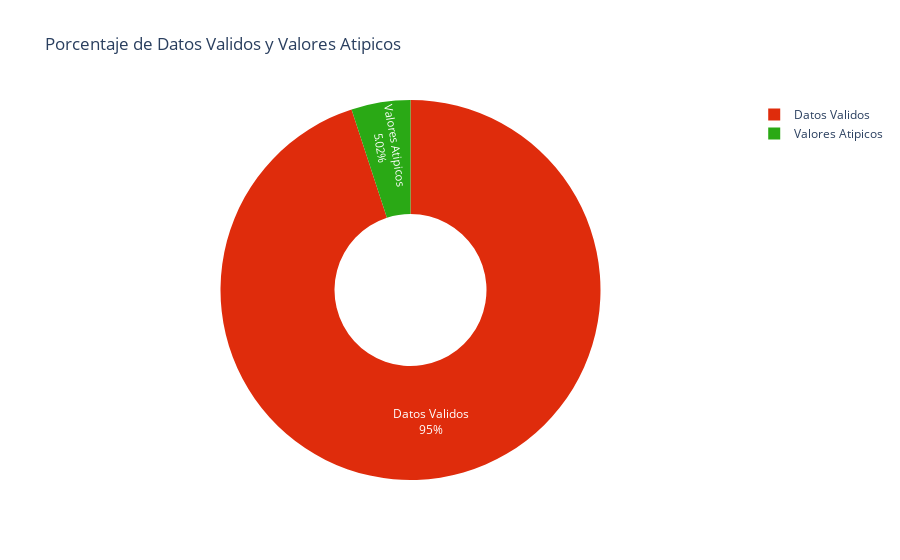

Notebook cell for this chart:
### Markdown cell above
Despues de aplicar el algoritmo de IsolationForest (Bosque de Aislamiento), hemos identificados los valores atipicos y los hemos marcado en una nueva columna llamada `Is_Outlier`.

Tambien hemos calculado las puntuaciones de los valores atipicos, que representan la puntiacion de anomalia de cada registro.

Ahora, visualicemos la distribucion de esas puntuaciones y el numero de datos validos y valores atipicos detectados por el modelo:

### Code cell
# Calcular el porcentaje de datos validos y valores atipicos
outlier_percentaje = customer_data['Is_Outlier'].value_counts(normalize = True) * 100

# Crear el grafico de anillo
fig = px.pie(
  values = outlier_percentaje.values,
  names = ['Datos Validos', 'Valores Atipicos'],
  title = 'Porcentaje de Datos Validos y Valores Atipicos',
  hole = 0.4,
  color_discrete_sequence = ['#DF2C0C', '#2aa915']
)

# Anotar los valores en el grafico
fig.update_traces(textposition = 'inside', textinfo = 'percent+label')

# Mostrar el grafico
fig.show()

### Figure 1 — Plotly figure (JSON) as saved in the notebook; plotly's stock layout.template omitted (floating-point values rounded to 4 significant figures)
{"data": [{"domain": {"x": [0, 1], "y": [0, 1]}, "hole": 0.4, "hovertemplate": "label=%{label}<br>value=%{value}<extra></extra>", "labels": ["Datos Validos", "Valores Atipicos"], "legendgroup": "", "name": "", "showlegend": true, "textinfo": "percent+label", "textposition": "inside", "type": "pie", "values": [94.98, 5.021]}], "layout": {"legend": {"tracegroupgap": 0}, "piecolorway": ["#DF2C0C", "#2aa915"], "title": {"text": "Porcentaje de Datos Validos y Valores Atipicos"}}}
